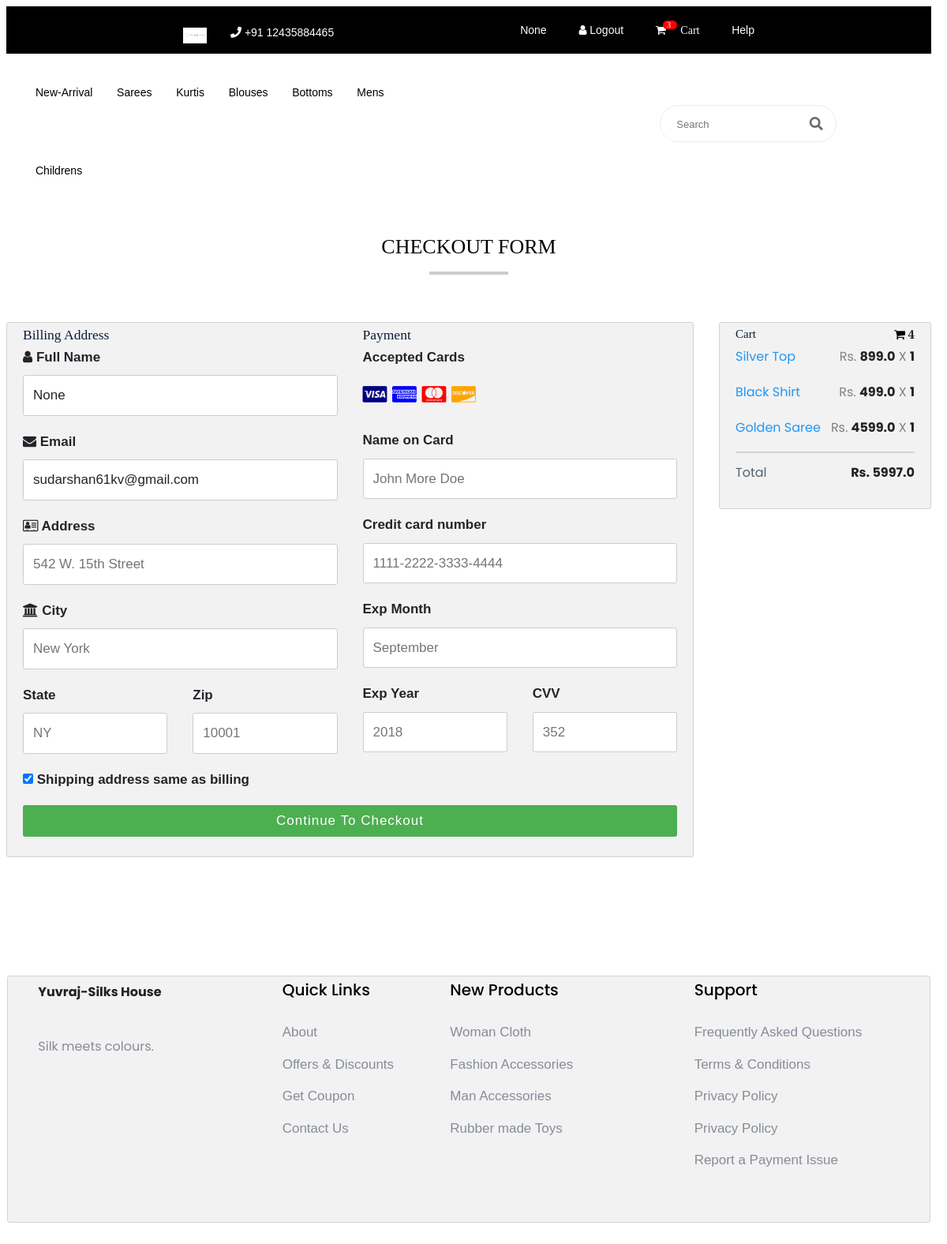
The app's page /items/checkout/ (signed in), older data.
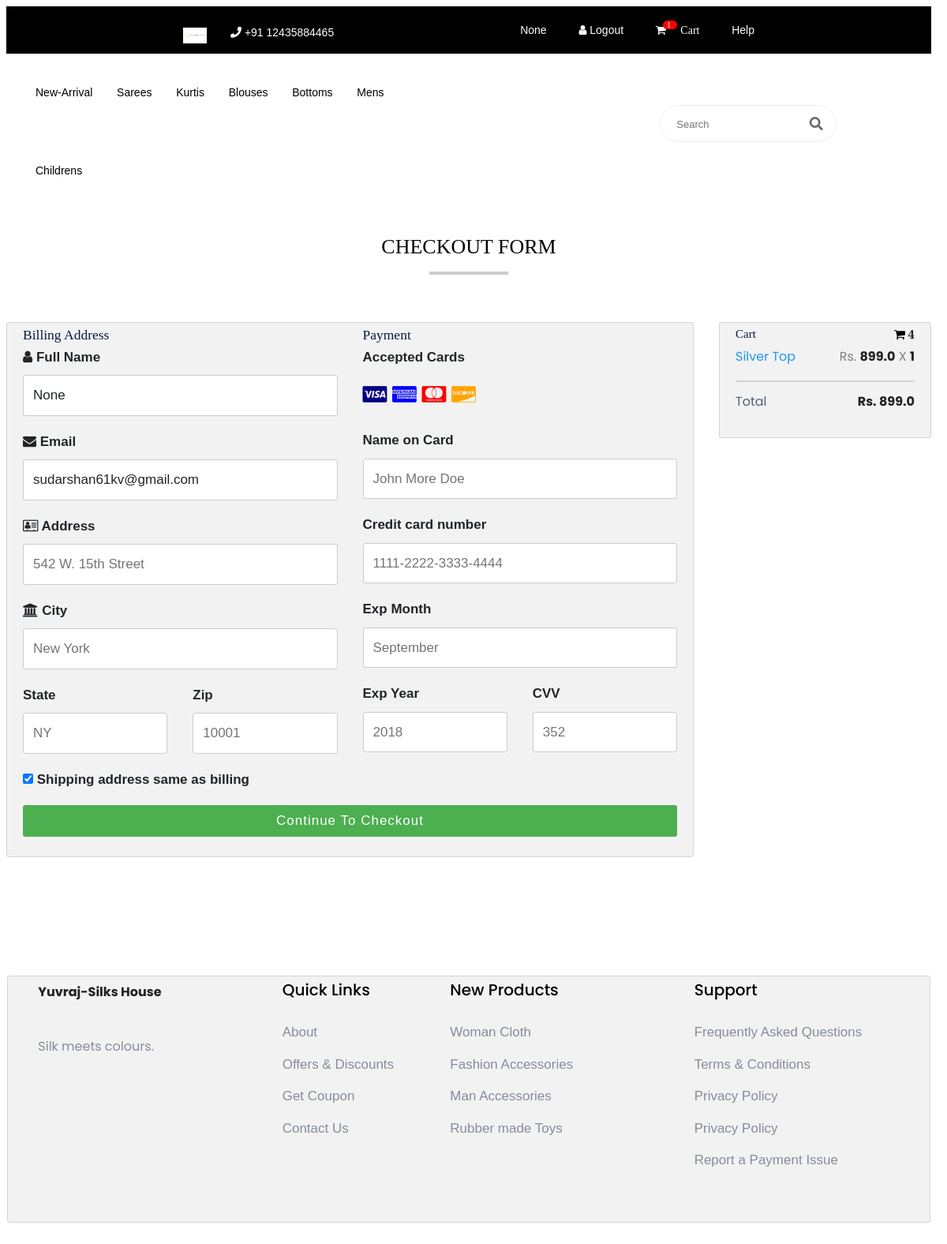
The same page, newer data.
### users/models.py (models this page shows, shortened)
class User(AbstractBaseUser):
    email = models.EmailField(verbose_name='email', max_length=60, unique=True)
    phone_number = models.CharField(max_length=20, unique=True)
    date_joined = models.DateTimeField(verbose_name='date joined', auto_now_add=True)
    last_login = models.DateTimeField(verbose_name='last_login', auto_now=True)
    is_admin = models.BooleanField(default=False)
    is_active = models.BooleanField(default=True)
    is_staff = models.BooleanField(default=False)
    is_superuser = models.BooleanField(default=False)
    is_verified = models.BooleanField(default=False)
    first_name = models.CharField(max_length=40, blank=True, null=True)
    last_name = models.CharField(max_length=40, blank=True, null=True)
    date_of_birth = models.DateTimeField(verbose_name='date of birth', blank=True, null=True)
    gender = models.CharField(max_length=6, choices=(('male','Male'),('female','Female')), blank=True, null=True)
    profile_pic = models.ImageField(upload_to="users/profile_pics/", blank = True)
    token = models.CharField(max_length=30, blank=True, null=True)
    USERNAME_FIELD = 'email'
    REQUIRED_FIELDS = ['phone_number',]
    objects = MyAccountManager()
    def get_full_name(self):
        if self.first_name and self.last_name:
            return f"{self.first_name.capitalize()} {self.last_name.capitalize()}"
        return None

### items/models.py (models this page shows)
class Cart(models.Model):
    user = models.ForeignKey(User, on_delete=models.CASCADE, related_name='carts')
    item = models.ForeignKey(Item, on_delete=models.CASCADE, related_name='carts')
    item_quantity = models.PositiveIntegerField(default=0)
    class Meta:
        unique_together = ('user', 'item',)

class Item(models.Model):
    name = models.CharField(max_length=40)
    image = models.ImageField(upload_to="items/images/", blank = True) #storage=gd_storage
    description = models.TextField(blank = True)
    original_cost = models.FloatField()
    revised_cost = models.FloatField()
    stock = models.PositiveIntegerField(default=0)
    sold = models.PositiveIntegerField(default=0)
    booked = models.PositiveIntegerField(default=0)
    category = models.CharField(choices=(('women','Women'),('men','Men'),('childrenboy','Children Boys'),('childrengirl','Children Girls')), max_length=20)
    subcategory = models.CharField(choices=(('saree','Saree'),('kurtis','Kurtis'),('pant','Pant'),('shirt','Shirt'),('top','Top'),('chudidhar','Chididhar'),('other','Other')), max_length=20)
    material_type = models.CharField(choices=(('cotton','Cotton'),('silk','Silk'),('wool','Wool'),('leather','Leather'),('jeans','Jeans'),('other','Other')), max_length=20)
    newly_arrived = models.BooleanField(default=True)

### items/views.py (the view)
# urls.py: path('checkout/',views.CheckoutPage.as_view(), name = 'checkout'),
class CheckoutPage(LoginRequiredMixin, View):
    def get(self, request):
        carts = Cart.objects.filter(user=request.user).select_related('item','user')
        total_cost = 0
        for i in carts:
            total_cost += i.item_quantity * i.item.revised_cost
        context = {'carts':carts, 'total_cost':total_cost}
        return render(request,'items/checkout.html', context)

### items/templatetags/cart_tags.py (called while the page is built)
@register.simple_tag()
def get_cart(user):
    carts = Cart.objects.filter(user=user).select_related('user','item')
    return len(carts)

### items/templates/items/checkout.html (shortened to what this page needs)
{% extends 'base.html' %}
{% block css_style %}
<link rel="stylesheet" href="https://cdnjs.cloudflare.com/ajax/libs/font-awesome/4.7.0/css/font-awesome.min.css">
{% endblock %}
{% block content %}
<h2 style="text-align:center;">Checkout Form</h2>
<div class="row">
  <div class="col-75">
    <div class="container">
      <form action="">
        <div class="row">
          <div class="col-50">
            <h3>Billing Address</h3>
            <label for="fname"><i class="fa fa-user"></i> Full Name</label>
            <input type="text" id="fname" name="firstname" value="{{ user.get_full_name }}" placeholder="{{ user.get_full_name }}">
            <label for="email"><i class="fa fa-envelope"></i> Email</label>
            <input type="text" id="email" name="email "value="{{ user.email }}" placeholder="{{ user.email }}">
            <label for="adr"><i class="fa fa-address-card-o"></i> Address</label>
            <input type="text" id="adr" name="address" placeholder="542 W. 15th Street">
            <label for="city"><i class="fa fa-institution"></i> City</label>
            <input type="text" id="city" name="city" placeholder="New York">
            <div class="row">
              <div class="col-50">
                <label for="state">State</label>
                <input type="text" id="state" name="state" placeholder="NY">
              </div>
              <div class="col-50">
                <label for="zip">Zip</label>
                <input type="text" id="zip" name="zip" placeholder="10001">
              </div>
            </div>
          </div>
          <div class="col-50">
            <h3>Payment</h3>
            <label for="fname">Accepted Cards</label>
            <div class="icon-container">
              <i class="fa fa-cc-visa" style="color:navy;"></i>
              <i class="fa fa-cc-amex" style="color:blue;"></i>
              <i class="fa fa-cc-mastercard" style="color:red;"></i>
              <i class="fa fa-cc-discover" style="color:orange;"></i>
            </div>
            <label for="cname">Name on Card</label>
            <input type="text" id="cname" name="cardname" placeholder="John More Doe">
            <label for="ccnum">Credit card number</label>
            <input type="text" id="ccnum" name="cardnumber" placeholder="1111-2222-3333-4444">
            <label for="expmonth">Exp Month</label>
            <input type="text" id="expmonth" name="expmonth" placeholder="September">
            <div class="row">
              <div class="col-50">
                <label for="expyear">Exp Year</label>
                <input type="text" id="expyear" name="expyear" placeholder="2018">
              </div>
              <div class="col-50">
                <label for="cvv">CVV</label>
                <input type="text" id="cvv" name="cvv" placeholder="352">
              </div>
            </div>
          </div>
        </div>
        <label>
          <input type="checkbox" checked="checked" name="sameadr"> Shipping address same as billing
        </label>
        <input type="submit" value="Continue to checkout" class="btn">
      </form>
    </div>
  </div>
  <div class="col-25">
    <div class="container">
      <h4>Cart <span class="price" style="color:black"><i class="fa fa-shopping-cart"></i> <b>4</b></span></h4>
      {% for cart in carts %}
          <p><a href="#">{{ cart.item.name }}</a> <span class="price">Rs. <b>{{ cart.item.revised_cost }}</b> X <b>{{ cart.item_quantity }}</b></span></p>
      {% endfor %}
      <hr>
      <p>Total <span class="price" style="color:black"><b>Rs. {{ total_cost }}</b></span></p>
    </div>
  </div>
</div>
{% endblock %}

### templates/base.html (shortened to what the changed rows need)
{% load static %}
{% load cart_tags %}
<!doctype html>
<html class="no-js" lang="zxx">
    <head>
        <link rel="stylesheet" href="https://maxcdn.bootstrapcdn.com/bootstrap/3.4.1/css/bootstrap.min.css">
<link href="https://stackpath.bootstrapcdn.com/bootstrap/4.4.1/css/bootstrap.min.css" rel="stylesheet" type="text/css"/>
<link rel="stylesheet" href="https://cdnjs.cloudflare.com/ajax/libs/font-awesome/4.7.0/css/font-awesome.min.css">
            <link rel="stylesheet" href="{% static 'assets/css/bootstrap.min.css' %}">
            <link rel="stylesheet" href="{% static 'assets/css/owl.carousel.min.css' %}">
            <link rel="stylesheet" href="{% static 'assets/css/flaticon.css' %}">
            <link rel="stylesheet" href="{% static 'assets/css/slicknav.css' %}">
            <link rel="stylesheet" href="{% static 'assets/css/animate.min.css' %}">
            <link rel="stylesheet" href="{% static 'assets/css/magnific-popup.css' %}">
            <link rel="stylesheet" href="{% static 'assets/css/fontawesome-all.min.css' %}">
            <link rel="stylesheet" href="{% static 'assets/css/themify-icons.css' %}">
            <link rel="stylesheet" href="{% static 'assets/css/slick.css' %}">
            <link rel="stylesheet" href="{% static 'assets/css/nice-select.css' %}">
            <link rel="stylesheet" href="{% static 'assets/css/style.css' %}">
            <link rel="stylesheet" href="{% static 'assets/css/carou.css' %}">
{% block css_style %}
{% endblock %}
   </head>
   <body>
    <header>
              <div class="header-area">
            <div class="main-header ">
                <div class="header-top top-bg d-none d-lg-block">
                   <div class="container-fluid">
                       <div class="col-xl-12">
                            <div class="row d-flex justify-content-between align-items-center">
                                <div class="header-info-right">
                                   <ul>
                                       {% if not user.is_authenticated %}
                                           <li><a href="{% url 'users:register' %}">Create Account </a></li>
                                           <li><a href="{% url 'users:login' %}">
                                               <i class="fa fa-user"></i> Login </a></li>
                                       {% else %}
                                           <li><a href="#">{{user.get_full_name}}</a></li>
                                           <li><a href="{% url 'users:logout' %}">
                                               <i class="fa fa-user"></i> Logout </a></li>
                                           <li><a href="{% url 'items:cart' %}">
                                               <i class="fa fa-shopping-cart" ><span ><sup style="color:white;padding-right:8px;background-color:red;border-radius:40px;top:-8px;right:4px;">&nbsp;&nbsp;{% get_cart user %}</sup></span>Cart</i></a></li>
                                       {% endif %}
                                   </ul>
                                </div>
                            </div>
                       </div>
                   </div>
                </div>
</div>
</div>
</header>
{% block content %}
{% endblock %}
  </body>
</html>

Row changes from the older to the newer data that the page shows:
removed Cart: item.name "Black Shirt", item.revised_cost "499.0", item_quantity "1"
removed Cart: item.name "Golden Saree", item.revised_cost "4599.0", item_quantity "1"
changed User "None": id "3" → "1"
Text that changed along with them:
{{ total_cost }}: "5997.0" → "899.0"
